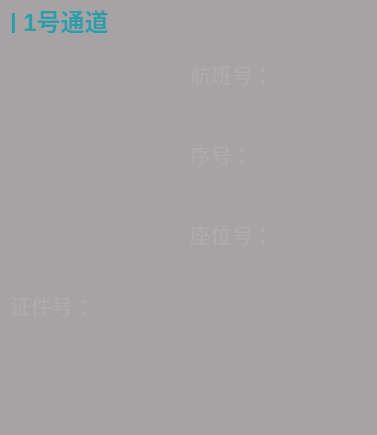
    <widget class="QWidget" name="widget_through1" native="true">
     <property name="geometry">
      <rect>
       <x>15</x>
       <y>468</y>
       <width>377</width>
       <height>435</height>
      </rect>
     </property>
     <property name="focusPolicy">
      <enum>Qt::NoFocus</enum>
     </property>
     <property name="styleSheet">
      <string notr="true">#widget_through1{image: url(:/5人像采集/Images/5人像采集/bg.png);}</string>
     </property>
     <widget class="QLabel" name="label_faceImage_L">
      <property name="geometry">
       <rect>
        <x>10</x>
        <y>60</y>
        <width>171</width>
        <height>228</height>
       </rect>
      </property>
      <property name="focusPolicy">
       <enum>Qt::NoFocus</enum>
      </property>
      <property name="styleSheet">
       <string notr="true">image: url(:/5人像采集/Images/5人像采集/照片-大.png);</string>
      </property>
      <property name="text">
       <string/>
      </property>
     </widget>
     <widget class="QLabel" name="label_9t">
      <property name="geometry">
       <rect>
        <x>10</x>
        <y>8</y>
        <width>111</width>
        <height>25</height>
       </rect>
      </property>
      <property name="font">
       <font>
        <pointsize>18</pointsize>
        <weight>75</weight>
        <bold>true</bold>
       </font>
      </property>
      <property name="focusPolicy">
       <enum>Qt::NoFocus</enum>
      </property>
      <property name="styleSheet">
       <string notr="true">color: rgb(0, 228, 255);</string>
      </property>
      <property name="text">
       <string>| 1号通道</string>
      </property>
     </widget>
     <widget class="QPushButton" name="pushButton_release_L">
      <property name="geometry">
       <rect>
        <x>285</x>
        <y>366</y>
        <width>84</width>
        <height>38</height>
       </rect>
      </property>
      <property name="focusPolicy">
       <enum>Qt::NoFocus</enum>
      </property>
      <property name="styleSheet">
       <string notr="true">QPushButton{border:none;image: url(:/5人像采集/Images/5人像采集/放--行.png);}
QPushButton:pressed{image: url(:/5人像采集/Images/5人像采集/放--行2.png);}</string>
      </property>
      <property name="text">
       <string/>
      </property>
     </widget>
     <widget class="QLabel" name="label_colectResult_L">
      <property name="geometry">
       <rect>
        <x>10</x>
        <y>360</y>
        <width>180</width>
        <height>50</height>
       </rect>
      </property>
      <property name="minimumSize">
       <size>
        <width>180</width>
        <height>50</height>
       </size>
      </property>
      <property name="maximumSize">
       <size>
        <width>200</width>
        <height>50</height>
       </size>
      </property>
      <property name="font">
       <font>
        <pointsize>30</pointsize>
        <weight>75</weight>
        <bold>true</bold>
       </font>
      </property>
      <property name="focusPolicy">
       <enum>Qt::NoFocus</enum>
      </property>
      <property name="styleSheet">
       <string notr="true"/>
      </property>
      <property name="lineWidth">
       <number>-5</number>
      </property>
      <property name="text">
       <string/>
      </property>
      <property name="textFormat">
       <enum>Qt::AutoText</enum>
      </property>
      <property name="alignment">
       <set>Qt::AlignCenter</set>
      </property>
     </widget>
     <widget class="QToolButton" name="toolButton_childMode_L">
      <property name="geometry">
       <rect>
        <x>250</x>
        <y>6</y>
        <width>114</width>
        <height>32</height>
       </rect>
      </property>
      <property name="focusPolicy">
       <enum>Qt::NoFocus</enum>
      </property>
      <property name="styleSheet">
       <string notr="true">QToolButton{
	border:none;
	image: url(:/5人像采集/Images/5人像采集/婴儿模式.png);
}
QToolButton:checked{
image: url(:/5人像采集/Images/5人像采集/婴儿模式2.png);
}</string>
      </property>
      <property name="text">
       <string/>
      </property>
      <property name="iconSize">
       <size>
        <width>114</width>
        <height>32</height>
       </size>
      </property>
      <property name="checkable">
       <bool>true</bool>
      </property>
     </widget>
     <widget class="QSplitter" name="splitter_4">
      <property name="geometry">
       <rect>
        <x>190</x>
        <y>60</y>
        <width>181</width>
        <height>56</height>
       </rect>
      </property>
      <property name="minimumSize">
       <size>
        <width>180</width>
        <height>0</height>
       </size>
      </property>
      <property name="focusPolicy">
       <enum>Qt::NoFocus</enum>
      </property>
      <property name="orientation">
       <enum>Qt::Vertical</enum>
      </property>
      <property name="handleWidth">
       <number>0</number>
      </property>
      <widget class="QLabel" name="label_1t">
       <property name="font">
        <font>
         <pointsize>16</pointsize>
        </font>
       </property>
       <property name="focusPolicy">
        <enum>Qt::NoFocus</enum>
       </property>
       <property name="styleSheet">
        <string notr="true">color: rgb(255, 255, 255);</string>
       </property>
       <property name="text">
        <string>航班号：</string>
       </property>
      </widget>
      <widget class="ScrollText_Horizontal" name="label_flightNO_L">
       <property name="font">
        <font>
         <pointsize>18</pointsize>
         <weight>75</weight>
         <bold>true</bold>
        </font>
       </property>
       <property name="focusPolicy">
        <enum>Qt::NoFocus</enum>
       </property>
       <property name="styleSheet">
        <string notr="true">color: rgb(0, 228, 255);</string>
       </property>
       <property name="text">
        <string/>
       </property>
      </widget>
     </widget>
     <widget class="QSplitter" name="splitter_8">
      <property name="geometry">
       <rect>
        <x>190</x>
        <y>220</y>
        <width>181</width>
        <height>56</height>
       </rect>
      </property>
      <property name="minimumSize">
       <size>
        <width>180</width>
        <height>0</height>
       </size>
      </property>
      <property name="focusPolicy">
       <enum>Qt::NoFocus</enum>
      </property>
      <property name="orientation">
       <enum>Qt::Vertical</enum>
      </property>
      <property name="handleWidth">
       <number>0</number>
      </property>
      <widget class="QLabel" name="label_3t">
       <property name="font">
        <font>
         <pointsize>16</pointsize>
        </font>
       </property>
       <property name="focusPolicy">
        <enum>Qt::NoFocus</enum>
       </property>
       <property name="styleSheet">
        <string notr="true">color: rgb(255, 255, 255);</string>
       </property>
       <property name="text">
        <string>座位号：</string>
       </property>
      </widget>
      <widget class="QLabel" name="label_seatNO_L">
       <property name="font">
        <font>
         <pointsize>18</pointsize>
         <weight>75</weight>
         <bold>true</bold>
        </font>
       </property>
       <property name="focusPolicy">
        <enum>Qt::NoFocus</enum>
       </property>
       <property name="styleSheet">
        <string notr="true">color: rgb(0, 228, 255);</string>
       </property>
       <property name="text">
        <string/>
       </property>
      </widget>
     </widget>
     <widget class="QSplitter" name="splitter_9">
      <property name="geometry">
       <rect>
        <x>190</x>
        <y>140</y>
        <width>181</width>
        <height>56</height>
       </rect>
      </property>
      <property name="minimumSize">
       <size>
        <width>180</width>
        <height>0</height>
       </size>
      </property>
      <property name="focusPolicy">
       <enum>Qt::NoFocus</enum>
      </property>
      <property name="orientation">
       <enum>Qt::Vertical</enum>
      </property>
      <property name="handleWidth">
       <number>0</number>
      </property>
      <widget class="QLabel" name="label_2t">
       <property name="font">
        <font>
         <pointsize>16</pointsize>
        </font>
       </property>
       <property name="focusPolicy">
        <enum>Qt::NoFocus</enum>
       </property>
       <property name="styleSheet">
        <string notr="true">color: rgb(255, 255, 255);</string>
       </property>
       <property name="text">
        <string>序号：</string>
       </property>
      </widget>
      <widget class="QLabel" name="label_boardingNO_L">
       <property name="font">
        <font>
         <pointsize>18</pointsize>
         <weight>75</weight>
         <bold>true</bold>
        </font>
       </property>
       <property name="focusPolicy">
        <enum>Qt::NoFocus</enum>
       </property>
       <property name="styleSheet">
        <string notr="true">color: rgb(0, 228, 255);</string>
       </property>
       <property name="text">
        <string/>
       </property>
      </widget>
     </widget>
     <widget class="QLabel" name="label_frontGround_L">
      <property name="geometry">
       <rect>
        <x>0</x>
        <y>0</y>
        <width>377</width>
        <height>435</height>
       </rect>
      </property>
      <property name="styleSheet">
       <string notr="true">background-color: rgba(91, 86, 86, 0.5);</string>
      </property>
      <property name="text">
       <string/>
      </property>
     </widget>
     <widget class="QLabel" name="label_cardID_L">
      <property name="geometry">
       <rect>
        <x>10</x>
        <y>320</y>
        <width>350</width>
        <height>30</height>
       </rect>
      </property>
      <property name="font">
       <font>
        <pointsize>18</pointsize>
        <weight>75</weight>
        <bold>true</bold>
       </font>
      </property>
      <property name="focusPolicy">
       <enum>Qt::NoFocus</enum>
      </property>
      <property name="styleSheet">
       <string notr="true">color: rgb(0, 228, 255);</string>
      </property>
      <property name="text">
       <string/>
      </property>
     </widget>
     <widget class="QLabel" name="label_3t_4">
      <property name="geometry">
       <rect>
        <x>10</x>
        <y>290</y>
        <width>81</width>
        <height>30</height>
       </rect>
      </property>
      <property name="font">
       <font>
        <pointsize>16</pointsize>
       </font>
      </property>
      <property name="focusPolicy">
       <enum>Qt::NoFocus</enum>
      </property>
      <property name="styleSheet">
       <string notr="true">color: rgb(255, 255, 255);</string>
      </property>
      <property name="text">
       <string>证件号：</string>
      </property>
     </widget>
     <widget class="QPushButton" name="pushButton_prevent_L">
      <property name="geometry">
       <rect>
        <x>196</x>
        <y>366</y>
        <width>84</width>
        <height>38</height>
       </rect>
      </property>
      <property name="focusPolicy">
       <enum>Qt::NoFocus</enum>
      </property>
      <property name="styleSheet">
       <string notr="true">QPushButton{border:none;image: url(:/5人像采集/Images/5人像采集/退-出.png);}
QPushButton:pressed{image: url(:/5人像采集/Images/5人像采集/退-出2.png);}</string>
      </property>
      <property name="text">
       <string/>
      </property>
     </widget>
     <zorder>label_faceImage_L</zorder>
     <zorder>label_9t</zorder>
     <zorder>pushButton_release_L</zorder>
     <zorder>label_colectResult_L</zorder>
     <zorder>toolButton_childMode_L</zorder>
     <zorder>splitter_4</zorder>
     <zorder>splitter_8</zorder>
     <zorder>splitter_9</zorder>
     <zorder>label_cardID_L</zorder>
     <zorder>label_3t_4</zorder>
     <zorder>pushButton_prevent_L</zorder>
     <zorder>label_frontGround_L</zorder>
    </widget>
